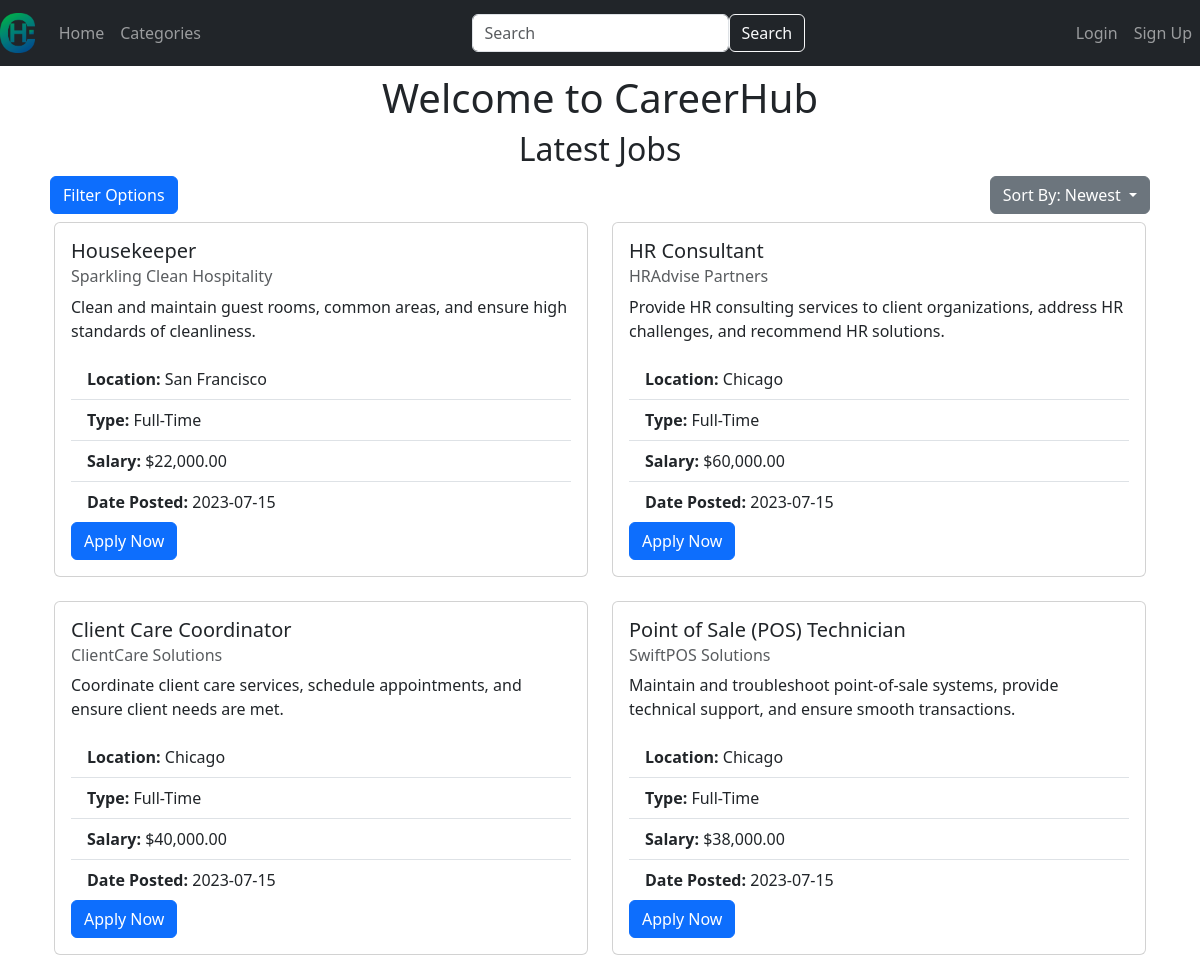
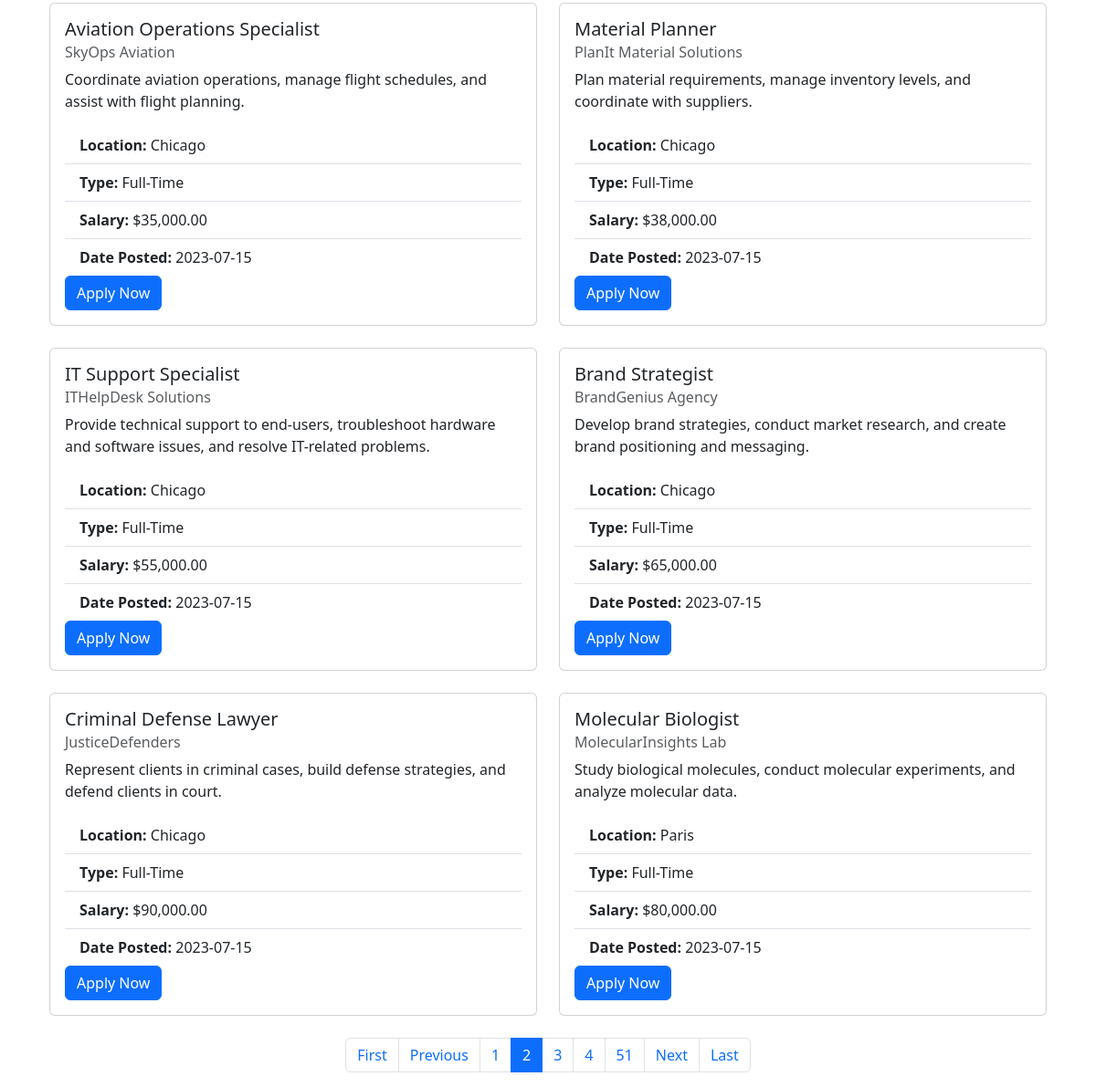
Screenshot of /?page=2 with the database file from the repository (2 pictures, top to bottom).
### website/models.py (models this page shows)
class JobListing(db.Model):
    job_id = db.Column(db.Integer, primary_key=True)
    title = db.Column(db.String(128))
    company = db.Column(db.String(128))
    salary = db.Column(db.Integer)
    location = db.Column(db.String(128))
    type = db.Column(db.String(128))
    description = db.Column(db.String(32768))
    email = db.Column(db.String(128))
    date_posted = db.Column(db.DateTime(timezone=True), default=func.now())
    category_id = db.Column(db.Integer, db.ForeignKey('job_category.category_id'), nullable=False)
    category = db.relationship('JobCategory', backref=db.backref('job_listings', lazy=True))

### website/views.py (the view)
@views.route('/', methods=['GET', 'POST'])
def home():
    users = User.query.all()
    page = request.args.get('page', 1, type=int)
    jobs = JobListing.query.all()
    per_page = PAGE_SIZE
    job_listings = JobListing.query.order_by(JobListing.date_posted.desc()).paginate(page=page, per_page=per_page)
    filters = get_filters()
    add_email_syntax(job_listings)
    return render_template("home.html", user=current_user, users=users, job_listings=job_listings, filters=filters)

### website/__init__.py (called while the page is built)
def format_salary(value):
    try:
        salary = float(value)
        formatted_salary = "${:,.2f}".format(salary)
        return formatted_salary
    except ValueError:
        return value

### website/views.py (called while the page is built)
def add_email_syntax(job_listings):
    if job_listings == None:
    	return None
    for job in job_listings.items:
        job.emailtitle = quote(job.title)
        job.emailcompany = quote(job.company)

### website/templates/home.html (shortened to what this page needs)
{% extends "base.html" %}
{% block content %}
<div class="m-2 align-items-center">
  <div class="text-center">
    <h1>Welcome to CareerHub</h1>
    <h2>Latest Jobs</h2>
  </div>
  <div class="d-flex justify-content-between">
    <button class="btn btn-primary d-flex justify-content-start" type="button" data-toggle="collapse" data-target="#filterCollapse" aria-expanded="false" aria-controls="filterCollapse">
    Filter Options
    </button>
    <div class="d-flex justify-content-end">
      <div class="dropdown">
        <button class="btn btn-secondary dropdown-toggle" type="button" id="sortDropdown" data-toggle="dropdown" aria-haspopup="true" aria-expanded="false">
          {% if sort == 'most_money' %}
            Sort By: Highest Salary
          {% elif sort == 'least_money' %}
            Sort By: Lowest Salary
          {% elif sort %}
            Sort By: {{ sort|capitalize }}
          {% else %}
            Sort By: Newest
          {% endif %}
        </button>
      </div>
    </div>
  </div>
</div>
<div class="container">
  <div class="row">
    {% for job in job_listings.items %}
    <div class="col-md-6 mb-4">
      <div class="card">
        <div class="card-body">
          <h5 class="card-title">{{ job.title }}</h5>
          <h6 class="card-subtitle mb-2 text-muted">{{ job.company }}</h6>
          <p class="card-text">{{ job.description }}</p>
          <ul class="list-group list-group-flush">
            <li class="list-group-item"><strong>Location:</strong> {{ job.location }}</li>
            <li class="list-group-item"><strong>Type:</strong> {{ job.type }}</li>
            <li class="list-group-item"><strong>Salary:</strong> {{ job.salary | format_salary }}</li>
            <li class="list-group-item"><strong>Date Posted:</strong> {{ job.date_posted.strftime('%Y-%m-%d') }}</li>
          </ul>
          {% if current_user.is_authenticated %}
            <a href="mailto:{{ job.email }}?subject=Job%20Application%20-%20{{ job.emailtitle }}&body=Dear%20Hiring%20Manager,%0D%0A%0D%0AI%20would%20like%20to%20apply%20for%20the%20{{ job.emailtitle }}%20position%20at%20{{ job.emailcompany }}.%20Please%20find%20my%20resume%20attached.%0D%0A%0D%0AThank%20you,%0D%0A{{ current_user.first_name if current_user.first_name else 'Your%20Name' }}" class="btn btn-primary">Apply Now</a>
          {% else %}
            <a href="mailto:{{ job.email }}?subject=Job%20Application%20-%20{{ job.emailtitle }}&body=Dear%20Hiring%20Manager,%0D%0A%0D%0AI%20would%20like%20to%20apply%20for%20the%20{{ job.emailtitle }}%20position%20at%20{{ job.emailcompany }}.%20Please%20find%20my%20resume%20attached.%0D%0A%0D%0AThank%20you,%0D%0AYour%20Name" class="btn btn-primary">Apply Now</a>
          {% endif %}
        </div>
      </div>
    </div>
    {% endfor %}
  </div>
</div>
<nav aria-label="Page navigation">
  <ul class="pagination justify-content-center">
    {% if job_listings.has_prev %}
      <li class="page-item"><a class="page-link" href="?page=1">First</a></li>
      <li class="page-item"><a class="page-link" href="?page={{ job_listings.prev_num }}">Previous</a></li>
    {% endif %}
    {% for num in job_listings.iter_pages(left_edge=1, right_edge=1, left_current=1, right_current=2) %}
      {% if num %}
        {% if num != job_listings.page %}
          <li class="page-item"><a class="page-link" href="?page={{ num }}">{{ num }}</a></li>
        {% else %}
          <li class="page-item active" aria-current="page"><span class="page-link">{{ num }}</span></li>
        {% endif %}
      {% endif %}
    {% endfor %}
    {% if job_listings.has_next %}
      <li class="page-item"><a class="page-link" href="?page={{ job_listings.next_num }}">Next</a></li>
      <li class="page-item"><a class="page-link" href="?page={{ job_listings.pages }}">Last</a></li>
    {% endif %}
  </ul>
</nav>
{% endblock %}

### rows the page displays
JobListing: title "Housekeeper", company "Sparkling Clean Hospitality", description "Clean and maintain guest rooms, common areas, and ensure high standards of cleanliness.", location "San Francisco", type "Full-Time", salary "$22,000.00", date_posted "2023-07-15"
JobListing: title "HR Consultant", company "HRAdvise Partners", description "Provide HR consulting services to client organizations, address HR challenges, and recommend HR solutions.", location "Chicago", type "Full-Time", salary "$60,000.00", date_posted "2023-07-15"
JobListing: title "Client Care Coordinator", company "ClientCare Solutions", description "Coordinate client care services, schedule appointments, and ensure client needs are met.", location "Chicago", type "Full-Time", salary "$40,000.00", date_posted "2023-07-15"
JobListing: title "Point of Sale (POS) Technician", company "SwiftPOS Solutions", description "Maintain and troubleshoot point-of-sale systems, provide technical support, and ensure smooth transactions.", location "Chicago", type "Full-Time", salary "$38,000.00", date_posted "2023-07-15"
JobListing: title "Aviation Operations Specialist", company "SkyOps Aviation", description "Coordinate aviation operations, manage flight schedules, and assist with flight planning.", location "Chicago", type "Full-Time", salary "$35,000.00", date_posted "2023-07-15"
JobListing: title "Material Planner", company "PlanIt Material Solutions", description "Plan material requirements, manage inventory levels, and coordinate with suppliers.", location "Chicago", type "Full-Time", salary "$38,000.00", date_posted "2023-07-15"
JobListing: title "IT Support Specialist", company "ITHelpDesk Solutions", description "Provide technical support to end-users, troubleshoot hardware and software issues, and resolve IT-related problems.", location "Chicago", type "Full-Time", salary "$55,000.00", date_posted "2023-07-15"
JobListing: title "Brand Strategist", company "BrandGenius Agency", description "Develop brand strategies, conduct market research, and create brand positioning and messaging.", location "Chicago", type "Full-Time", salary "$65,000.00", date_posted "2023-07-15"
JobListing: title "Criminal Defense Lawyer", company "JusticeDefenders", description "Represent clients in criminal cases, build defense strategies, and defend clients in court.", location "Chicago", type "Full-Time", salary "$90,000.00", date_posted "2023-07-15"
JobListing: title "Molecular Biologist", company "MolecularInsights Lab", description "Study biological molecules, conduct molecular experiments, and analyze molecular data.", location "Paris", type "Full-Time", salary "$80,000.00", date_posted "2023-07-15"

### other values shown
{{ num }} "1" "3" "4" "51"
{{ num }} "2"
